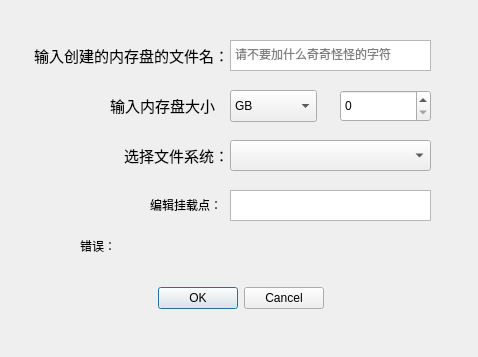
<?xml version="1.0" encoding="UTF-8"?>
<ui version="4.0">
 <class>create</class>
 <widget class="QWidget" name="create">
  <property name="geometry">
   <rect>
    <x>0</x>
    <y>0</y>
    <width>478</width>
    <height>357</height>
   </rect>
  </property>
  <property name="windowTitle">
   <string>Form</string>
  </property>
  <property name="toolTip">
   <string/>
  </property>
  <property name="accessibleName">
   <string/>
  </property>
  <widget class="QTextEdit" name="textEdit">
   <property name="geometry">
    <rect>
     <x>230</x>
     <y>40</y>
     <width>201</width>
     <height>31</height>
    </rect>
   </property>
   <property name="accessibleName">
    <string>&lt;html&gt;&lt;head/&gt;&lt;body&gt;&lt;p&gt;memory_disk&lt;/p&gt;&lt;/body&gt;&lt;/html&gt;</string>
   </property>
   <property name="html">
    <string>&lt;!DOCTYPE HTML PUBLIC &quot;-//W3C//DTD HTML 4.0//EN&quot; &quot;http://www.w3.org/TR/REC-html40/strict.dtd&quot;&gt;
&lt;html&gt;&lt;head&gt;&lt;meta name=&quot;qrichtext&quot; content=&quot;1&quot; /&gt;&lt;style type=&quot;text/css&quot;&gt;
p, li { white-space: pre-wrap; }
&lt;/style&gt;&lt;/head&gt;&lt;body style=&quot; font-family:'Noto Sans'; font-size:10pt; font-weight:400; font-style:normal;&quot;&gt;
&lt;p style=&quot;-qt-paragraph-type:empty; margin-top:0px; margin-bottom:0px; margin-left:0px; margin-right:0px; -qt-block-indent:0; text-indent:0px;&quot;&gt;&lt;br /&gt;&lt;/p&gt;&lt;/body&gt;&lt;/html&gt;</string>
   </property>
   <property name="placeholderText">
    <string>请不要加什么奇奇怪怪的字符</string>
   </property>
  </widget>
  <widget class="QLabel" name="label">
   <property name="geometry">
    <rect>
     <x>30</x>
     <y>40</y>
     <width>201</width>
     <height>31</height>
    </rect>
   </property>
   <property name="text">
    <string>&lt;!DOCTYPE HTML PUBLIC &quot;-//W3C//DTD HTML 4.0//EN&quot; &quot;http://www.w3.org/TR/REC-html40/strict.dtd&quot;&gt;
&lt;html&gt;&lt;head&gt;&lt;meta name=&quot;qrichtext&quot; content=&quot;1&quot; /&gt;&lt;style type=&quot;text/css&quot;&gt;
p, li { white-space: pre-wrap; }
&lt;/style&gt;&lt;/head&gt;&lt;body style=&quot; font-family:'Noto Sans'; font-size:10pt; font-weight:400; font-style:normal;&quot;&gt;
&lt;p style=&quot; margin-top:12px; margin-bottom:12px; margin-left:0px; margin-right:0px; -qt-block-indent:0; text-indent:0px;&quot;&gt;&lt;span style=&quot; font-size:11pt;&quot;&gt; 输入创建的内存盘的文件名：&lt;/span&gt;&lt;/p&gt;&lt;/body&gt;&lt;/html&gt;</string>
   </property>
  </widget>
  <widget class="QSpinBox" name="spinBox">
   <property name="geometry">
    <rect>
     <x>340</x>
     <y>90</y>
     <width>91</width>
     <height>32</height>
    </rect>
   </property>
   <property name="maximum">
    <number>114514</number>
   </property>
  </widget>
  <widget class="QComboBox" name="comboBox">
   <property name="geometry">
    <rect>
     <x>230</x>
     <y>90</y>
     <width>87</width>
     <height>32</height>
    </rect>
   </property>
   <item>
    <property name="text">
     <string>GB</string>
    </property>
   </item>
   <item>
    <property name="text">
     <string>MB</string>
    </property>
   </item>
   <item>
    <property name="text">
     <string>KB</string>
    </property>
   </item>
  </widget>
  <widget class="QLabel" name="label_2">
   <property name="geometry">
    <rect>
     <x>110</x>
     <y>90</y>
     <width>111</width>
     <height>31</height>
    </rect>
   </property>
   <property name="text">
    <string>&lt;html&gt;&lt;head/&gt;&lt;body&gt;&lt;p&gt;&lt;span style=&quot; font-size:11pt;&quot;&gt;输入内存盘大小：&lt;/span&gt;&lt;/p&gt;&lt;/body&gt;&lt;/html&gt;</string>
   </property>
  </widget>
  <widget class="QComboBox" name="comboBox_2">
   <property name="geometry">
    <rect>
     <x>230</x>
     <y>140</y>
     <width>201</width>
     <height>31</height>
    </rect>
   </property>
  </widget>
  <widget class="QLabel" name="label_3">
   <property name="geometry">
    <rect>
     <x>120</x>
     <y>140</y>
     <width>111</width>
     <height>31</height>
    </rect>
   </property>
   <property name="text">
    <string>&lt;!DOCTYPE HTML PUBLIC &quot;-//W3C//DTD HTML 4.0//EN&quot; &quot;http://www.w3.org/TR/REC-html40/strict.dtd&quot;&gt;
&lt;html&gt;&lt;head&gt;&lt;meta name=&quot;qrichtext&quot; content=&quot;1&quot; /&gt;&lt;style type=&quot;text/css&quot;&gt;
p, li { white-space: pre-wrap; }
&lt;/style&gt;&lt;/head&gt;&lt;body style=&quot; font-family:'Noto Sans'; font-size:10pt; font-weight:400; font-style:normal;&quot;&gt;
&lt;p style=&quot; margin-top:12px; margin-bottom:12px; margin-left:0px; margin-right:0px; -qt-block-indent:0; text-indent:0px;&quot;&gt;&lt;span style=&quot; font-size:11pt;&quot;&gt; 选择文件系统：&lt;/span&gt;&lt;/p&gt;&lt;/body&gt;&lt;/html&gt;</string>
   </property>
  </widget>
  <widget class="QLabel" name="label_4">
   <property name="geometry">
    <rect>
     <x>150</x>
     <y>190</y>
     <width>81</width>
     <height>31</height>
    </rect>
   </property>
   <property name="text">
    <string>&lt;html&gt;&lt;head/&gt;&lt;body&gt;&lt;p&gt;编辑挂载点：&lt;/p&gt;&lt;/body&gt;&lt;/html&gt;</string>
   </property>
  </widget>
  <widget class="QTextEdit" name="textEdit_2">
   <property name="geometry">
    <rect>
     <x>230</x>
     <y>190</y>
     <width>201</width>
     <height>31</height>
    </rect>
   </property>
  </widget>
  <widget class="QLabel" name="errlabel">
   <property name="geometry">
    <rect>
     <x>80</x>
     <y>230</y>
     <width>281</width>
     <height>31</height>
    </rect>
   </property>
   <property name="text">
    <string>错误：</string>
   </property>
  </widget>
  <widget class="QDialogButtonBox" name="buttonBox">
   <property name="geometry">
    <rect>
     <x>150</x>
     <y>280</y>
     <width>174</width>
     <height>36</height>
    </rect>
   </property>
   <property name="standardButtons">
    <set>QDialogButtonBox::Cancel|QDialogButtonBox::Ok</set>
   </property>
  </widget>
 </widget>
 <resources/>
 <connections/>
</ui>
